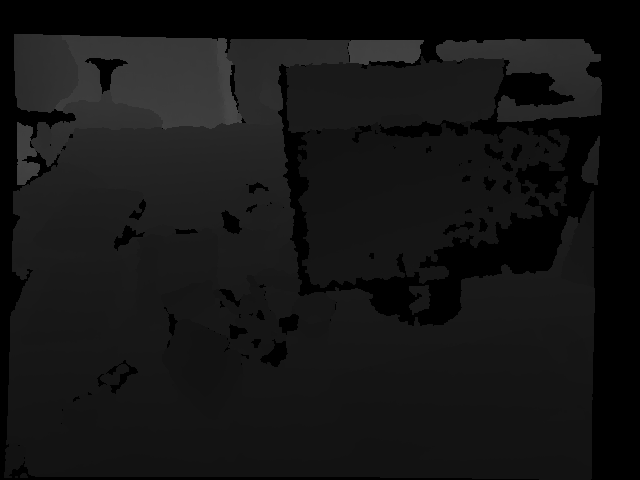
//> input picture camera_slam/CLionProjects/03pose_estimation_3d2d/.png, 640 x 480 px
$ ./feature_extraction .png 1.png   (built with g++ and OpenCV 4)
//> lines starting //> are read from the running program, lines starting //| are printed output that depends on the picture
#include <iostream>
#include <opencv2/core/core.hpp>
#include <opencv2/features2d/features2d.hpp>
#include <opencv2/highgui/highgui.hpp>

using namespace std;
using namespace cv;

int main ( int argc, char** argv )
{
    if ( argc != 3 )
    {
        cout<<"usage: feature_extraction img1 img2"<<endl;
        return 1;
    }
    //-- 读取图像
    Mat img_1 = imread ( argv[1], CV_LOAD_IMAGE_COLOR );
//> img_1 is the input picture: 480 rows x 640 cols, CV_8UC3; min 0, max 72, mean 20.5
    Mat img_2 = imread ( argv[2], CV_LOAD_IMAGE_COLOR );
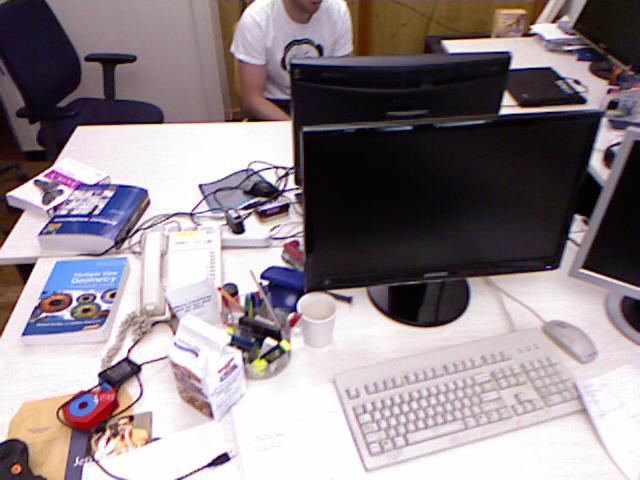
//> input picture camera_slam/CLionProjects/03pose_estimation_3d2d/1.png, 640 x 480 px
//> img_2 is the input picture: 480 rows x 640 cols, CV_8UC3; mean B, G, R 139, 134.5, 144.6

    //-- 初始化
    std::vector<KeyPoint> keypoints_1, keypoints_2;
    Mat descriptors_1, descriptors_2;
    Ptr<FeatureDetector> detector = ORB::create();
    //FeatureDetector有很多的接口，若要使用BRISK也可以，支持的特征，ORB是slam中常用的特征
    Ptr<DescriptorExtractor> descriptor = ORB::create();
    // Ptr<FeatureDetector> detector = FeatureDetector::create(detector_name);
    // Ptr<DescriptorExtractor> descriptor = DescriptorExtractor::create(descriptor_name);
    Ptr<DescriptorMatcher> matcher  = DescriptorMatcher::create ( "BruteForce-Hamming" );//使用汉明距离
    /* 通过DescriptorMatcher这个类对图像进行匹配，创建的时候可以指定使用的方法，
    FLANNBASED            = 1,
    BRUTEFORCE            = 2,暴力匹配
    BRUTEFORCE_L1         = 3,距离范数，float的描述子就是用L2或是L2的范数，ORB描述子的可以使用HAMMING距离
    BRUTEFORCE_HAMMING    = 4,
    BRUTEFORCE_HAMMINGLUT = 5,
    BRUTEFORCE_SL2        = 6
     */
    //-- 第一步:检测 Oriented FAST 角点位置
    detector->detect ( img_1,keypoints_1 );
//> keypoints_1 = 424 keypoints; strongest (x, y, size): (36, 174, 31), (235, 102, 31), (224, 38, 31), (90, 61, 37.2)
    detector->detect ( img_2,keypoints_2 );
//> keypoints_2 = 500 keypoints; strongest (x, y, size): (267, 338, 64.3), (261, 277, 31), (275, 342, 37.2), (266, 339, 53.6)

    //-- 第二步:根据角点位置计算 BRIEF 描述子
    descriptor->compute ( img_1, keypoints_1, descriptors_1 );
    descriptor->compute ( img_2, keypoints_2, descriptors_2 );

    Mat outimg1;
    drawKeypoints( img_1, keypoints_1, outimg1, Scalar::all(-1), DrawMatchesFlags::DEFAULT );
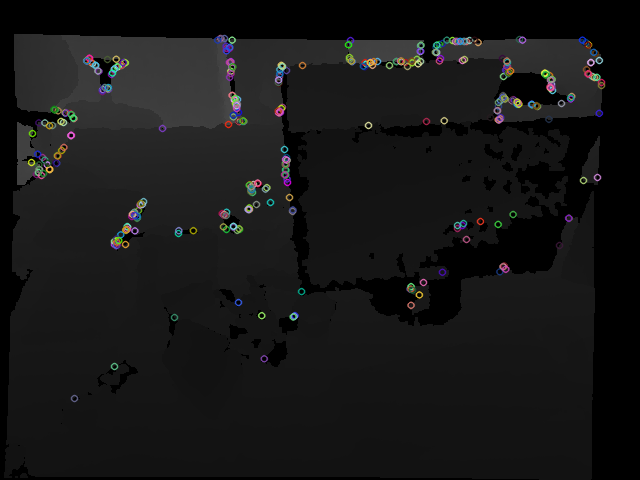
//> outimg1: 480 rows x 640 cols, CV_8UC3; mean B, G, R 22.6, 22.6, 22.6
    imshow("ORB特征点",outimg1);

    //-- 第三步:对两幅图像中的BRIEF描述子进行匹配，使用 Hamming 距离
    vector<DMatch> matches;
    //BFMatcher matcher ( NORM_HAMMING );
    matcher->match ( descriptors_1, descriptors_2, matches );
//> matches = 424 matches

    //-- 第四步:匹配点对筛选
    double min_dist=10000, max_dist=0;

    //找出所有匹配之间的最小距离和最大距离, 即是最相似的和最不相似的两组点之间的距离
    for ( int i = 0; i < descriptors_1.rows; i++ )
    {
        double dist = matches[i].distance;
        if ( dist < min_dist ) min_dist = dist;
        if ( dist > max_dist ) max_dist = dist;
    }
//> this loop made 424 passes
//> (dist, min_dist, max_dist) on pass 1: (71, 71, 71)
//> (dist, min_dist) on passes 2, 3, 8, 9, 22, 26: (66, 66), (65, 65), (63, 63), (59, 59), (54, 54), (53, 53)
//> after the loop, min_dist = 44; max_dist = 92

    // 仅供娱乐的写法
    min_dist = min_element( matches.begin(), matches.end(), [](const DMatch& m1, const DMatch& m2) {return m1.distance<m2.distance;} )->distance;
    max_dist = max_element( matches.begin(), matches.end(), [](const DMatch& m1, const DMatch& m2) {return m1.distance<m2.distance;} )->distance;

    printf ( "-- Max dist : %f \n", max_dist );
//| -- Max dist : 92.000000
    printf ( "-- Min dist : %f \n", min_dist );
//| -- Min dist : 44.000000

    //当描述子之间的距离大于两倍的最小距离时,即认为匹配有误.但有时候最小距离会非常小,设置一个经验值30作为下限.不然BRUTEFORCE会给每个descriptor找一个匹配点，因此设置一个最小距离的上限，然后通过某种经验方式把他去掉，去掉以后输出滤波的匹配
    std::vector< DMatch > good_matches;
    for ( int i = 0; i < descriptors_1.rows; i++ )
    {
        if ( matches[i].distance <= max ( 2*min_dist, 30.0 ) )
        {
            good_matches.push_back ( matches[i] );
        }
    }
//> after the loop, good_matches = 422 matches

    //-- 第五步:绘制匹配结果
    Mat img_match;
    Mat img_goodmatch;
    drawMatches ( img_1, keypoints_1, img_2, keypoints_2, matches, img_match );
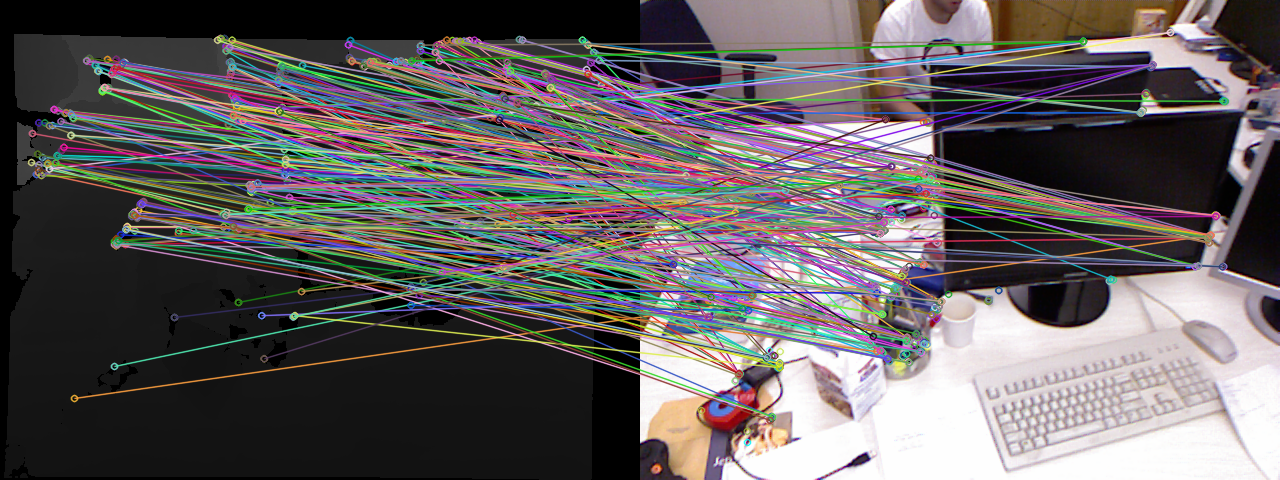
//> img_match: 480 rows x 1280 cols, CV_8UC3; mean B, G, R 95.5, 94.7, 99.7
    drawMatches ( img_1, keypoints_1, img_2, keypoints_2, good_matches, img_goodmatch );
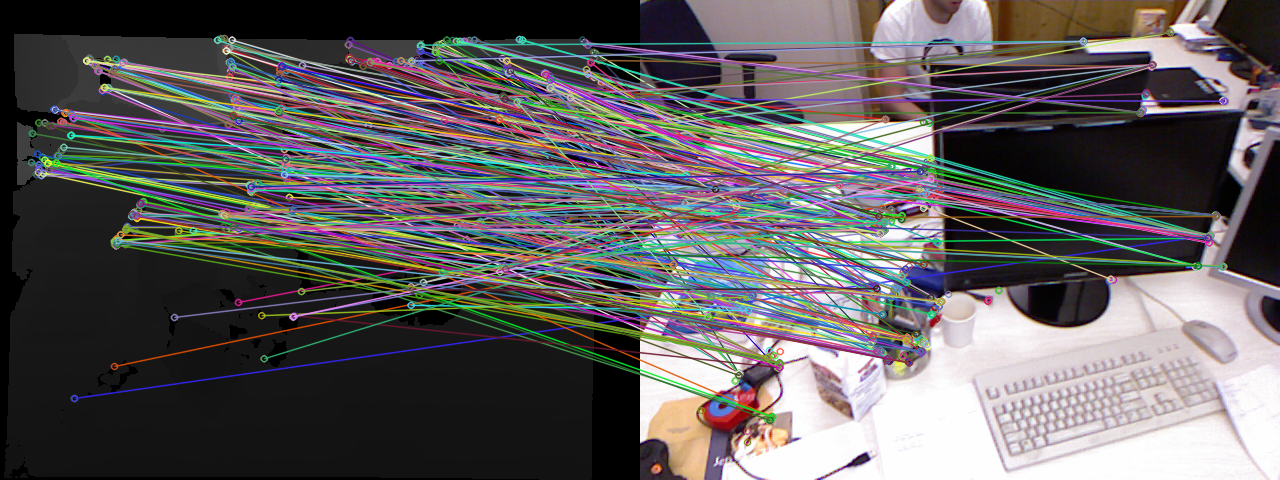
//> img_goodmatch: 480 rows x 1280 cols, CV_8UC3; mean B, G, R 95.2, 94.2, 97.3
    imshow ( "所有匹配点对", img_match );
    imshow ( "优化后匹配点对", img_goodmatch );
    waitKey(0);

    return 0;
}
